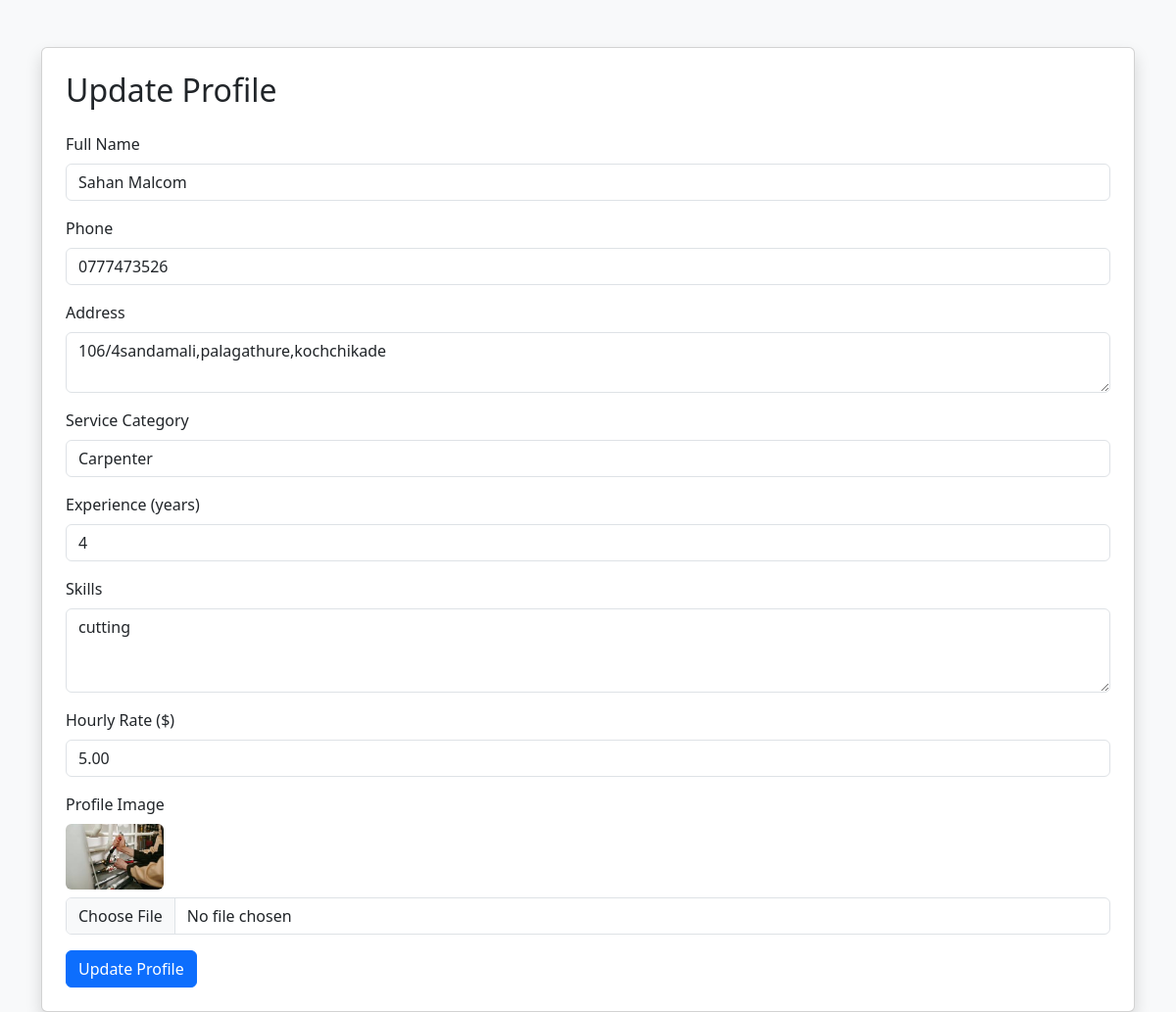
Page /Mechanic/update-profile-form.php (signed in) on the committed database.
### tables this page shows
CREATE TABLE `user_details` (
  `id` int(11) NOT NULL,
  `user_id` int(11) DEFAULT NULL,
  `full_name` varchar(255) DEFAULT NULL,
  `phone` varchar(20) DEFAULT NULL,
  `address` varchar(255) DEFAULT NULL,
  `service_category` varchar(255) DEFAULT NULL,
  `experience` int(11) DEFAULT NULL,
  `skills` text DEFAULT NULL,
  `hourly_rate` decimal(10,2) DEFAULT NULL,
  `first_name` varchar(50) DEFAULT NULL,
  `last_name` varchar(50) DEFAULT NULL,
  `user_role` varchar(50) NOT NULL,
  `profile_image` varchar(255) DEFAULT NULL,
  `province` varchar(100) DEFAULT NULL,
  `district` varchar(100) DEFAULT NULL,
  `city` varchar(100) DEFAULT NULL
);

### Mechanic/update-profile-form.php (the view, shortened to what this page needs)
<?php
require '../db.php';
$user_id = $_SESSION['user_id'];
$query = $conn->prepare("SELECT * FROM user_details WHERE user_id = ?");
$query->bind_param("i", $user_id);
$query->execute();
$result = $query->get_result();
$profile = $result->fetch_assoc();
?>
<!DOCTYPE html>
<html lang="en">
<head>
    <link rel="stylesheet" href="https://cdn.jsdelivr.net/npm/bootstrap@5.3.0/dist/css/bootstrap.min.css">
</head>
<body class="bg-light">
<div class="container mt-5">
    <div class="card shadow p-4">
        <h2 class="mb-4">Update Profile</h2>
        <form action="update-profile.php" method="POST" enctype="multipart/form-data">
            <div class="mb-3">
                <label for="full_name" class="form-label">Full Name</label>
                <input type="text" class="form-control" name="full_name" id="full_name"
                       value="<?= htmlspecialchars($profile['full_name'] ?? '') ?>" required>
            </div>
            <div class="mb-3">
                <label for="phone" class="form-label">Phone</label>
                <input type="text" class="form-control" name="phone" id="phone"
                       value="<?= htmlspecialchars($profile['phone'] ?? '') ?>" required>
            </div>
            <div class="mb-3">
                <label for="address" class="form-label">Address</label>
                <textarea class="form-control" name="address" id="address" rows="2" required><?= htmlspecialchars($profile['address'] ?? '') ?></textarea>
            </div>
            <div class="mb-3">
                <label for="service_category" class="form-label">Service Category</label>
                <input type="text" class="form-control" name="service_category" id="service_category"
                       value="<?= htmlspecialchars($profile['service_category'] ?? '') ?>" required>
            </div>
            <div class="mb-3">
                <label for="experience" class="form-label">Experience (years)</label>
                <input type="number" class="form-control" name="experience" id="experience"
                       value="<?= htmlspecialchars($profile['experience'] ?? '') ?>" required>
            </div>
            <div class="mb-3">
                <label for="skills" class="form-label">Skills</label>
                <textarea class="form-control" name="skills" id="skills" rows="3" required><?= htmlspecialchars($profile['skills'] ?? '') ?></textarea>
            </div>
            <div class="mb-3">
                <label for="hourly_rate" class="form-label">Hourly Rate ($)</label>
                <input type="number" class="form-control" name="hourly_rate" id="hourly_rate"
                       value="<?= htmlspecialchars($profile['hourly_rate'] ?? '') ?>" required>
            </div>
            <div class="mb-3">
                <label for="profile_image" class="form-label">Profile Image</label><br>
                <?php if (!empty($profile['profile_image'])): ?>
                    <img src="uploads/<?= htmlspecialchars($profile['profile_image']) ?>" alt="Profile Image" width="100" class="mb-2 rounded">
                <?php endif; ?>
                <input type="file" class="form-control" name="profile_image" id="profile_image" accept="image/*">
            </div>
            <button type="submit" class="btn btn-primary">Update Profile</button>
        </form>
    </div>
</div>
</body>
</html>

### rows in the picture
user_details: full_name "Sahan Malcom", phone "0777473526", address "106/4sandamali,palagathure,kochchikade", service_category "Carpenter", experience "4", skills "cutting", hourly_rate "5.00", profile_image (picture)
